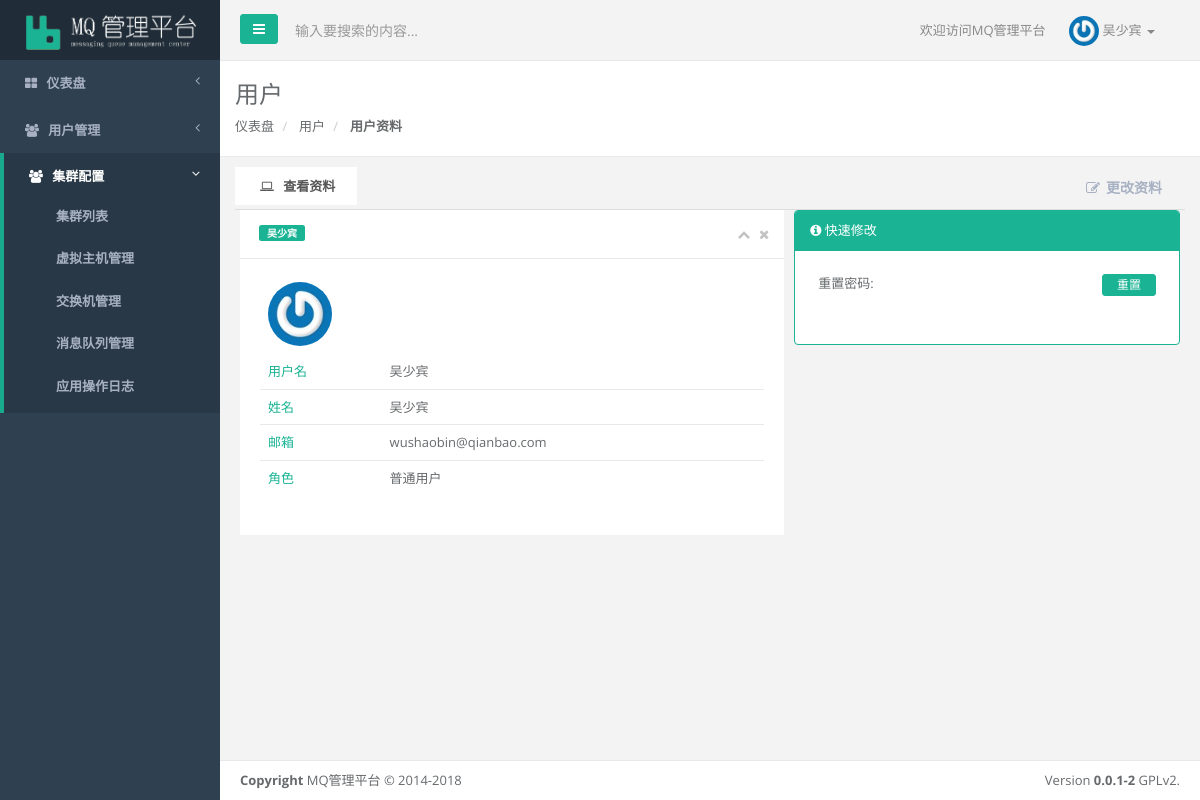
Page /users/profile/ (signed in) on the committed database.
### users/models.py (models this page shows)
class User(AbstractUser):
    ROLE_ADMIN = 'Admin'
    ROLE_OPERATOR = 'Operator'
    ROLE_USER = 'User'
    ROLE_CHOICES = (
        (ROLE_ADMIN, '超级管理员'),
        (ROLE_OPERATOR, '队列管理员'),
        (ROLE_USER, '普通用户')
    )
    id = models.UUIDField(default=uuid.uuid4, primary_key=True)
    name = models.CharField(max_length=128, null=True, verbose_name='姓名')
    wechat = models.CharField(max_length=128, null=True, verbose_name='微信')
    phone = models.CharField(max_length=20, null=True, verbose_name='手机')
    date_expired = models.DateTimeField(default=datetime.datetime.now, verbose_name='过期时间')
    created_by = models.CharField(max_length=30, default='', verbose_name='创建者')
    role = models.CharField(choices=ROLE_CHOICES, default=ROLE_USER, max_length=10,
                            verbose_name='用户角色')
    comment = models.TextField(max_length=200, null=True, verbose_name='备注')
    def __str__(self):
        return self.name

### users/views.py (the view)
@login_required
def user_profile(request):
    app, action = '用户', '用户资料'
    user_id = request.user.id
    if not user_id:
        return HttpResponseRedirect(reverse('users:user_login'))
    return render(request, 'users/user_profile.html', locals())

### templates/users/user_profile.html (shortened to what this page needs)
{% extends 'base.html' %}
{% load static %}
{% block custom_head_css_js %}
    <link href="{% static "css/plugins/sweetalert/sweetalert.css" %}" rel="stylesheet">
{% endblock %}
{% block content %}
    <div class="wrapper wrapper-content animated fadeInRight">
        <div class="row">
            <div class="col-sm-12">
                <div class="ibox float-e-margins">
                    <div class="panel-options">
                        <ul class="nav nav-tabs">
                            <li class="active">
                                <a href="" class="text-center"><i class="fa fa-laptop"></i> 查看资料 </a>
                            </li>
                            <li class="pull-right">
                                <a class="btn btn-outline btn-default" href="/}"><i
                                        class="fa fa-edit"></i>更改资料</a>
                            </li>
                        </ul>
                    </div>
                    <div class="tab-content">
                        <div class="col-sm-7" style="padding-left: 0;">
                            <div class="ibox float-e-margins">
                                <div class="ibox-title">
                                    <span class="label label-primary"><b>{{ request.user }}</b></span>
                                    <div class="ibox-tools">
                                        <a class="collapse-link">
                                            <i class="fa fa-chevron-up"></i>
                                        </a>
                                        <a class="close-link">
                                            <i class="fa fa-times"></i>
                                        </a>
                                    </div>
                                </div>
                                <div class="ibox-content">
                                    <div class="text-left">
                                        <table class="table">
                                            <tr class="no-borders-tr">
                                                <td colspan="2">
                                                    <img src="/static/img/avatar/admin.png" class="img-circle"
                                                         width="64"
                                                         height="64">
                                                </td>
                                            </tr>
                                            <tr class="no-borders-tr">
                                                <td class="text-navy">用户名</td>
                                                <td>{{ request.user }}</td>
                                            </tr>
                                            <tr>
                                                <td class="text-navy">姓名</td>
                                                <td>{{ request.user.name }}</td>
                                            </tr>
                                            <tr>
                                                <td class="text-navy">邮箱</td>
                                                <td>{{ request.user.email }}</td>
                                            </tr>
                                            <tr>
                                                <td class="text-navy">角色</td>
                                                {% if request.user.role == 'Admin' %}
                                                    <td>系统管理员</td>
                                                {% elif request.user.role == 'Operator' %}
                                                    <td>队列管理员</td>
                                                {% else %}
                                                    <td>普通用户</td>
                                                {% endif %}
                                            </tr>
                                        </table>
                                    </div>
                                </div>
                            </div>
                        </div>
                    </div>
                    <div class="col-sm-5" style="padding-left: 0;padding-right: 0">
                        <div class="panel panel-primary">
                            <div class="panel-heading">
                                <i class="fa fa-info-circle"></i> 快速修改
                            </div>
                            <div class="panel-body">
                                <table class="table">
                                    <tbody>
                                    <tr class="no-borders-tr">
                                        <td>重置密码:</td>
                                        <td>
                                            <span class="pull-right">
                                                <a type="button" class="btn btn-primary btn-xs" style="width: 54px"
                                                   href="#">重置</a>
                                            </span>
                                        </td>
                                    </tr>
                                    </tbody>
                                </table>
                            </div>
                        </div>
                    </div>
                </div>
            </div>
        </div>
    </div>
{% endblock %}

### templates/_header_bar.html (shortened to what this page needs)
<div class="row border-bottom">
    <nav class="navbar navbar-static-top" role="navigation" style="margin-bottom: 0">
        <div class="navbar-header">
            <a class="navbar-minimalize minimalize-styl-2 btn btn-primary " href="#"><i class="fa fa-bars"></i> </a>
            <form role="search" class="navbar-form-custom" action="search_results.html">
                <div class="form-group">
                    <input type="text" placeholder="输入要搜索的内容..." class="form-control" name="top-search" id="top-search">
                </div>
            </form>
        </div>
        <ul class="nav navbar-top-links navbar-right">
            <li>
                <span class="m-r-sm text-muted welcome-message">欢迎访问MQ管理平台</span>
            </li>
            <li class="dropdown">
                <a data-toggle="dropdown" class="dropdown-toggle" href="#">
                    <span class="m-r-sm text-muted welcome-message">
                        <img alt="image" class="img-circle" width="30" height="30" src="/static/img/avatar/admin.png"/>
                        <span style="font-size: 13px;font-weight: 400"> {{ request.user }}
                            <b class="caret"></b>
                        </span>
                    </span>
                </a>
            </li>
        </ul>
    </nav>
</div>
<div class="row wrapper border-bottom white-bg page-heading">
    <div class="col-lg-10">
        <h2>{% if app %} {{ app }} {% else %} 应用名称 {% endif %}</h2>
        <ol class="breadcrumb">
        <li>
            <a href="/">仪表盘</a>
        </li>
            <li>
                <a href="#">{% if app %}{{ app }}{% else %}应用名称{% endif %}</a>
            </li>
            <li class="active">
                <strong>{% if action %}{{ action }}{% else %}应用操作{% endif %}</strong>
            </li>
        </ol>
    </div>
    <div class="col-sm-2">
    </div>
</div>

### static/css/xxdns.css (style rules this page uses)
.no-borders-tr td { border-top: none !important; }
.col-xs-1, .col-sm-1, .col-md-1, .col-lg-1, .col-xs-2, .col-sm-2, .col-md-2, .col-lg-2, .col-xs-3, .col-sm-3, .col-md-3, .col-lg-3, .col-xs-4, .col-sm-4, .col-md-4, .col-lg-4, .col-xs-5, .col-sm-5, .col-md-5, .col-lg-5, .col-xs-6, .col-sm-6, .col-md-6, .col-lg-6, .col-xs-7, .col-sm-7, .col-md-7, .col-lg-7, .col-xs-8, .col-sm-8, .col-md-8, .col-lg-8, .col-xs-9, .col-sm-9, .col-md-9, .col-lg-9, .col-xs-10, .col-sm-10, .col-md-10, .col-lg-10, .col-xs-11, .col-sm-11, .col-md-11, .col-lg-11, .col-xs-12, .col-sm-12, .col-md-12, .col-lg-12 { padding-left: 5px !important; padding-right: 5px !important; }
.welcome-message img { margin: -11px 0; }
.nav.nav-tabs li.active { background-color: #FFF; }
.ibox-title { border-top: none; }
.nav.nav-tabs li > a { max-height: 38px; }
.nav.nav-tabs li.active a { border: none; }

### rows in the picture
User: user "吴少宾", user.name "吴少宾", user.email "wushaobin@qianbao.com"

### other values in the picture
{{ app }} "用户"
{{ action }} "用户资料"
